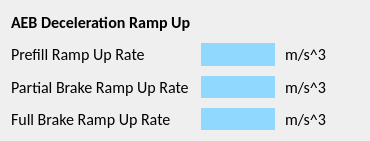
       <widget class="QWidget" name="gridLayoutWidget_28">
        <property name="geometry">
         <rect>
          <x>680</x>
          <y>131</y>
          <width>370</width>
          <height>141</height>
         </rect>
        </property>
        <layout class="QGridLayout" name="gridLayout_28">
         <property name="spacing">
          <number>10</number>
         </property>
         <item row="3" column="0">
          <widget class="QLabel" name="label_149">
           <property name="font">
            <font>
             <family>Calibri</family>
             <pointsize>12</pointsize>
             <bold>false</bold>
            </font>
           </property>
           <property name="text">
            <string>Full Brake Ramp Up Rate</string>
           </property>
          </widget>
         </item>
         <item row="2" column="1">
          <widget class="QLabel" name="output_aeb2_part_vramp">
           <property name="font">
            <font>
             <family>Calibri</family>
             <pointsize>12</pointsize>
             <bold>false</bold>
            </font>
           </property>
           <property name="styleSheet">
            <string notr="true">QLabel{background-color: rgb(145, 216, 255)}</string>
           </property>
           <property name="text">
            <string/>
           </property>
           <property name="alignment">
            <set>Qt::AlignRight|Qt::AlignTrailing|Qt::AlignVCenter</set>
           </property>
          </widget>
         </item>
         <item row="3" column="1">
          <widget class="QLabel" name="output_aeb2_full_vramp">
           <property name="font">
            <font>
             <family>Calibri</family>
             <pointsize>12</pointsize>
             <bold>false</bold>
            </font>
           </property>
           <property name="styleSheet">
            <string notr="true">QLabel{background-color: rgb(145, 216, 255)}</string>
           </property>
           <property name="text">
            <string/>
           </property>
           <property name="alignment">
            <set>Qt::AlignRight|Qt::AlignTrailing|Qt::AlignVCenter</set>
           </property>
          </widget>
         </item>
         <item row="1" column="2">
          <widget class="QLabel" name="label_147">
           <property name="font">
            <font>
             <family>Calibri</family>
             <pointsize>12</pointsize>
             <bold>false</bold>
            </font>
           </property>
           <property name="text">
            <string>m/s^3</string>
           </property>
          </widget>
         </item>
         <item row="2" column="2">
          <widget class="QLabel" name="label_150">
           <property name="font">
            <font>
             <family>Calibri</family>
             <pointsize>12</pointsize>
             <bold>false</bold>
            </font>
           </property>
           <property name="text">
            <string>m/s^3</string>
           </property>
          </widget>
         </item>
         <item row="2" column="0">
          <widget class="QLabel" name="label_148">
           <property name="font">
            <font>
             <family>Calibri</family>
             <pointsize>12</pointsize>
             <bold>false</bold>
            </font>
           </property>
           <property name="text">
            <string>Partial Brake Ramp Up Rate</string>
           </property>
          </widget>
         </item>
         <item row="3" column="2">
          <widget class="QLabel" name="label_151">
           <property name="font">
            <font>
             <family>Calibri</family>
             <pointsize>12</pointsize>
             <bold>false</bold>
            </font>
           </property>
           <property name="text">
            <string>m/s^3</string>
           </property>
          </widget>
         </item>
         <item row="1" column="1">
          <widget class="QLabel" name="output_aeb2_pre_vramp">
           <property name="font">
            <font>
             <family>Calibri</family>
             <pointsize>12</pointsize>
             <bold>false</bold>
            </font>
           </property>
           <property name="styleSheet">
            <string notr="true">QLabel{background-color: rgb(145, 216, 255)}</string>
           </property>
           <property name="text">
            <string/>
           </property>
           <property name="alignment">
            <set>Qt::AlignRight|Qt::AlignTrailing|Qt::AlignVCenter</set>
           </property>
          </widget>
         </item>
         <item row="1" column="0">
          <widget class="QLabel" name="label_146">
           <property name="font">
            <font>
             <family>Calibri</family>
             <pointsize>12</pointsize>
             <bold>false</bold>
            </font>
           </property>
           <property name="text">
            <string>Prefill Ramp Up Rate</string>
           </property>
          </widget>
         </item>
         <item row="0" column="0">
          <widget class="QLabel" name="label_145">
           <property name="font">
            <font>
             <family>Calibri</family>
             <pointsize>12</pointsize>
             <bold>true</bold>
            </font>
           </property>
           <property name="text">
            <string>AEB Deceleration Ramp Up</string>
           </property>
          </widget>
         </item>
        </layout>
       </widget>
